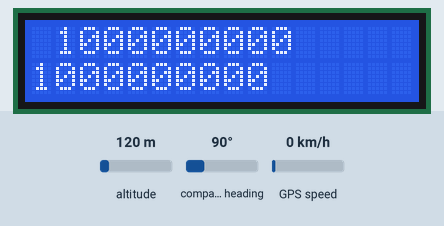
The sketch below on a simulated Arduino Uno, built with avr-gcc and run on an emulated ATmega328P. Shown: 16×2 character LCD. Inputs (shaded band) come from the test bench; at power-on: altitude 120 m, GPS speed 0 km/h, compass heading 90°. The GPS gets a fix after 3 s at 37.7749, -122.4194 with 8 satellites; what the sketch prints to the serial monitor is not drawn.

Above: at 1.2 s.
1.3 s: altitude set to 980 m
3.6 s: GPS speed set to 60 km/h
At 6.6 s:
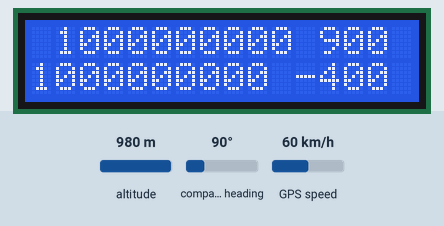
At 7.0 s:
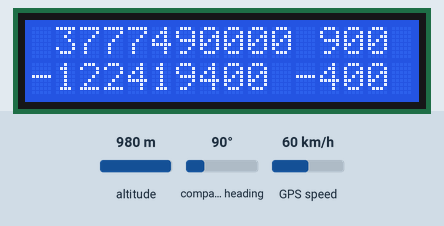
Timing chart, 0 to 8.5 s (numbered marks = the images above; inputs shaded):
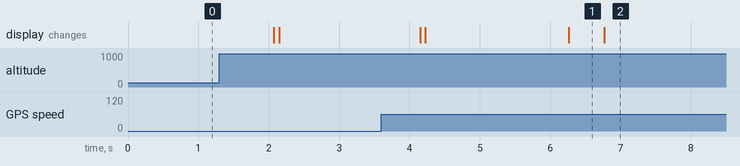

The sketch:

GPS_Display_Test.ino
```cpp
/* GPS Geofence Test
David Weed & Brian Choi

Following standard Sheldon pin guide

Displays the GPS location on the LCD and serial monitor,
also displays an average of four readings on the same out puts
*/

#include <SoftwareSerial.h>
#include <TinyGPS.h>
#include <LiquidCrystal.h>

/**LCD Setup**/
//define makes the compiler replace the first argument with the second argument (ex: replaces RS with 2)
#define RS 2
#define EN 3
#define D4 4
#define D5 5
#define D6 6
#define D7 7

LiquidCrystal lcd(RS, EN, D4, D5, D6, D7);

/**GPS pin Definition**/
#define GPS_TX A5

TinyGPS gps;
//Here 12 is unused because we don't need to send data to the GPS
SoftwareSerial ss(GPS_TX, 12); //Arduino's (Receive_Pin, Transmit_Pin)
long lat, lon;

long avg_lat_total, avg_lon_total;
long avg_lat[4] = {0,0,0,0};
long avg_lon[4] = {0,0,0,0};


void setup()
{
  Serial.begin(9600);
  ss.begin(57600);
  lcd.begin(16, 2);
}


void loop()
{
  //get the GPS position
  gps.get_position(&lat, &lon);

  //update LCD
  lcd.setCursor(1,0);
  lcd.print(lat);
  lcd.setCursor(0,1);
  lcd.print(lon);

  //send to serial monitor
  Serial.print("Orig: ");
  Serial.print(lat);
  Serial.print(", ");
  Serial.println(lon);

  //get the next four readings over two seconds
  for(int i = 0; i < 4; i++)
  {
    smartdelay(500);
    gps.get_position(&avg_lat[i], &avg_lon[i]);
  }

  //average those readings
  avg_lat_total = average_arr(avg_lat);
  avg_lon_total = average_arr(avg_lon);

  //send to serial monitor
  Serial.print("Avg:  ");
  Serial.print(avg_lat_total);
  Serial.print(", ");
  Serial.println(avg_lon_total);
  Serial.println("");

  //add averages to lcd
  lcd.setCursor(12, 0);
  lcd.print(avg_lat_total % 1000);
  lcd.setCursor(11, 1);
  lcd.print(avg_lon_total % 1000);

  //get new data from the GPS sensor
  smartdelay(500);
}


//average 4 values in an array
static long average_arr(long arr[4])
{
  return (((arr[0]+arr[1])/2)+((arr[2]+arr[3])/2))/2;
}


//Update the data in the gps object with data from the sensor
static void smartdelay(unsigned long ms)
{
  unsigned long start = millis();
  do
  {
    while (ss.available())
      gps.encode(ss.read());
  } while (millis() - start < ms);
}
```

Measured:
- what the display in image 1 shows lasts 0.5 s, from 6.3 s to 6.8 s
